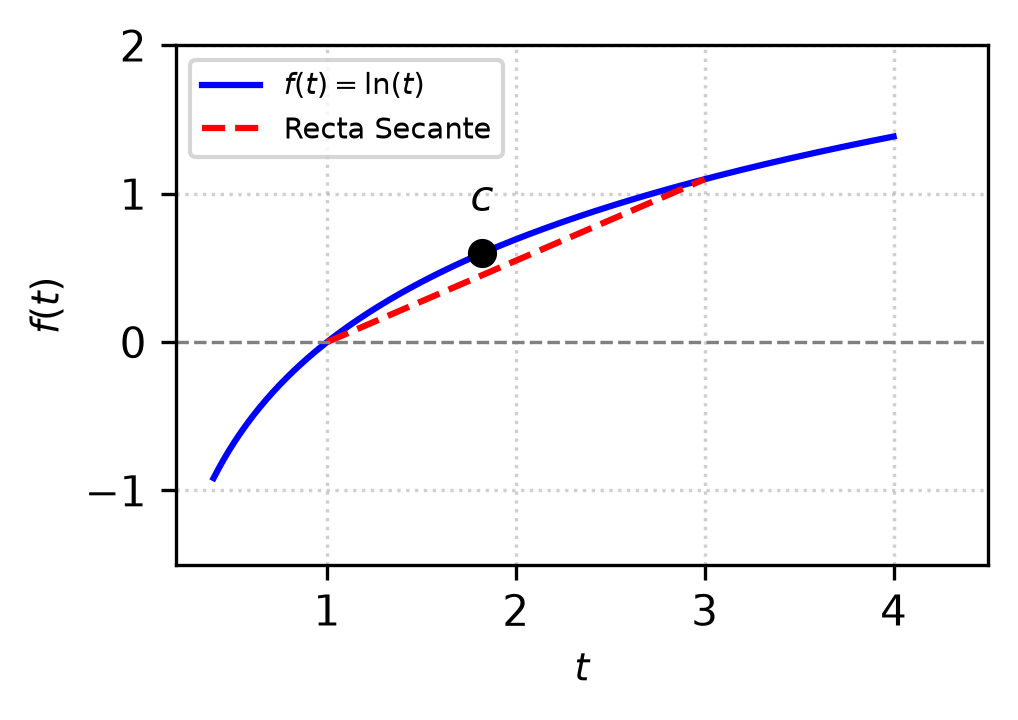

Source code (Python):
import matplotlib
matplotlib.use('Agg')
import numpy as np
import matplotlib.pyplot as plt

# Definir el intervalo [x, y]
x_val = 1.0
y_val = 3.0

# Generar puntos para la función f(t) = ln(t)
t = np.linspace(0.4, 4.0, 400)
F = np.log(t)

# Puntos extremos para la secante
sec_x = np.array([x_val, y_val])
sec_y = np.log(sec_x)

# Encontrar c donde la pendiente de la secante es igual a f'(c)
# f'(c) = (ln(y) - ln(x)) / (y - x) = 1/c => c = (y - x) / (ln(y) - ln(x))
slope = (np.log(y_val) - np.log(x_val)) / (y_val - x_val)
c_val = 1.0 / slope
fc_val = np.log(c_val)

# Crear la figura (formato IEEE)
plt.figure(figsize=(3.5, 2.5))

# Graficar la curva
plt.plot(t, F, label=r'$f(t) = \ln(t)$', color='blue')

# Graficar la recta secante
plt.plot(sec_x, sec_y, 'r--', label=r'Recta Secante')

# Marcar el punto c
plt.scatter([c_val], [fc_val], color='black', zorder=5)
plt.annotate(r'$c$', (c_val, fc_val), textcoords="offset points", xytext=(0, 10), ha='center')

# Configuración de ejes y gráfica
plt.axhline(0, color='gray', linewidth=0.8, linestyle='--')
plt.axvline(0, color='gray', linewidth=0.8, linestyle='--')
plt.xlim(0.2, 4.5)
plt.ylim(-1.5, 2.0)
plt.xlabel(r'$t$', fontsize=9)
plt.ylabel(r'$f(t)$', fontsize=9)
plt.legend(loc='upper left', fontsize=7)
plt.grid(True, linestyle=':', alpha=0.6)

plt.tight_layout()

# Guardar ÚNICAMENTE una vez en la ruta correcta antes del plt.close()
plt.savefig(r'semana_08/graficas/SEM08_P03_grafica.png', dpi=300, bbox_inches='tight')
plt.close()
